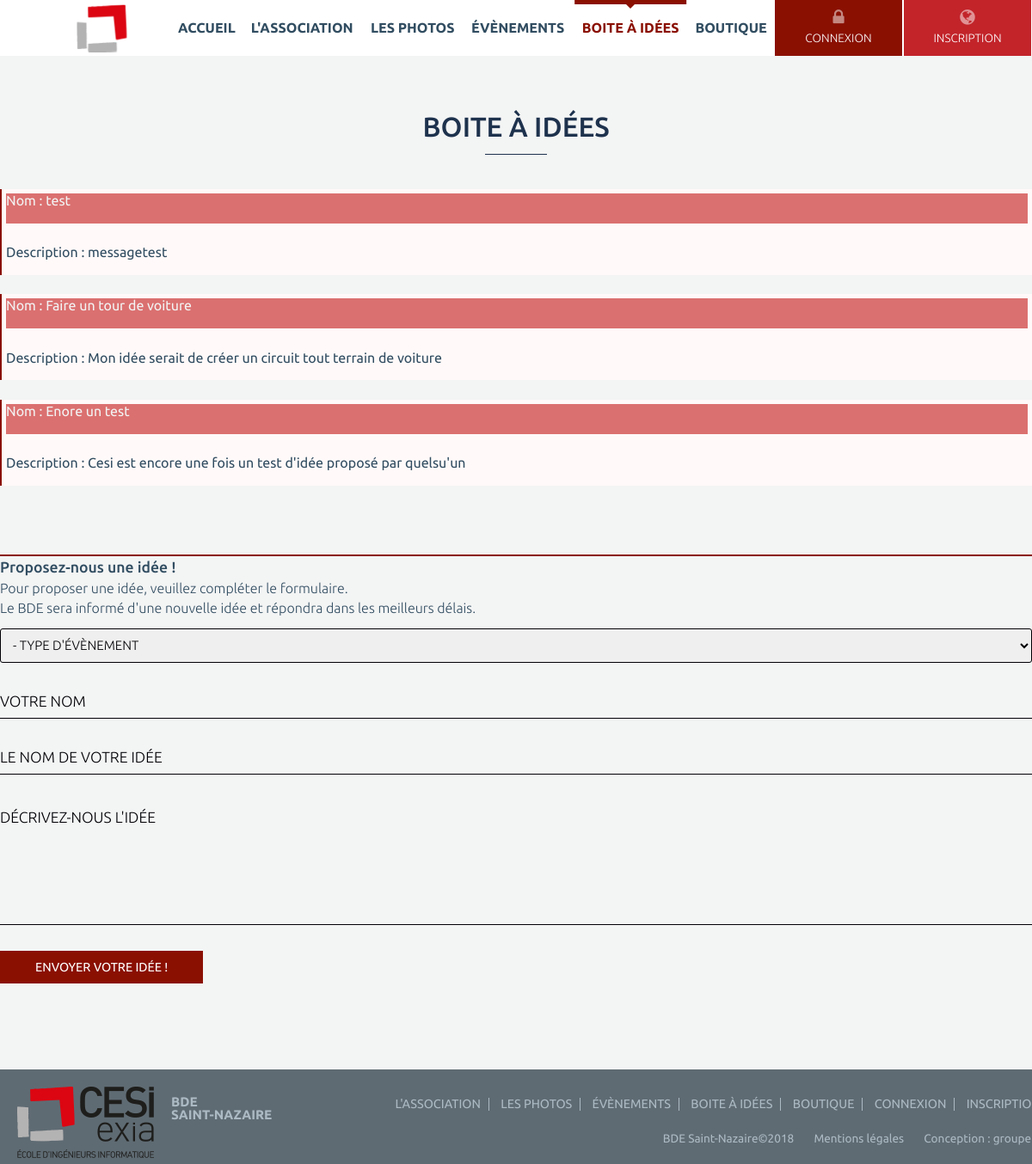
The page /box on the database its author committed.
### tables this page shows
CREATE TABLE `idees` (
  `Id` int(11) NOT NULL,
  `Nom` varchar(50) NOT NULL,
  `Description` text NOT NULL,
  `Votes` smallint(6) NOT NULL,
  `Votes_utilisateurs` text NOT NULL
);

### include/common.php (called while the page is built, shortened)
<?php
$page = '';
function init() {
    load_content();
}
function get_base_path() {
    $base_path = str_replace('index.php', '', $_SERVER['PHP_SELF']);
    return $base_path;
}
function load_content() {
    global $page;
    $pages = array(
        'accueil' => array(
            'title' => "accueil",
            'file' => 'accueil.php',
        ),
        'bde' => array(
            'title' => "bde",
            'file' => 'bde.php',
        ),
        'box' => array(
            'title' => "box",
            'file' => 'box.php',
        ),
        'event-list' => array(
            'title' => "event-list",
            'file' => 'event-list.php',
        ),
        'event.php' => array(
            'title' => "event.php",
            'file' => 'event.php',
        ),
        'photos' => array(
            'title' => "photos",
            'file' => 'photos.php',
        ),
        'register' => array(
            'title' => "register",
            'file' => 'register.php',
        ),
        'notice' => array(
            'title' => "notice",
            'file' => 'notice.php',
        ),
        'terms' => array(
            'title' => "terms",
            'file' => 'terms.php',
        ),
        'boutique' => array(
            'title' => "boutique",
            'file' => 'boutique.php',
        ),
    );
    if (array_key_exists($page, $pages)) {
        include (TEMPLATE_PATH . $pages[$page]['file']);
    } else {
        header('Location:' . get_base_path() . 'accueil');
    }
}

### pages/box.php (the view, shortened to what this page needs)
<?php
$bdd = new PDO('mysql:host=localhost;dbname=projetweb;charset=utf8', 'root', '');
    ?>
<section id="box">
    <div class="inner">
        <h2 class="actu-title">Boite à idées</h2>
        <div class="box-top">
            <div class="box-blocs" >
                <form method='POST' action=''>  <?php
                    $reponse = $bdd->query('SELECT * FROM idees');
                    while ($donnees = $reponse->fetch()) {
                        ?>
                        <div class="box-bloc">
                            <div class="idea-name">Nom :  <?php echo $donnees['Nom']; ?></div><br/>
                            Description : <?php echo $donnees['Description']; ?><br/>
                        </div><br/>
                        <?php
                    }
                    ?>
                </form>
            </div>
        </div>
        <div class="contact-form">
            <h3>Proposez-nous une idée !</h3>
            <p>
                Pour proposer une idée, veuillez compléter le formulaire.<br />
                Le BDE sera informé d'une nouvelle idée et répondra dans les meilleurs délais.</p>
            <div class="form-item alone">
                <select>
                    <option selected>- Type d'évènement</option>
                </select>
            </div>
            <div class="form-item">
                <input placeholder="Votre nom" class="form-text idea-center" type="text">
            </div>
            <div class="form-item">
                <input placeholder="Le nom de votre idée" class="form-text idea-name" type="text">
            </div>
            <div class="form-item form-type-textarea full">
                <textarea placeholder="Décrivez-nous l'idée" class="form-textarea idea-message"></textarea>
            </div>
            <div class="form-actions">
                <input class="button" value="Envoyer votre idée !" onclick="sendIdea();" type="submit">
            </div>
        </div>
    </div>
</section>

### css/gen/main-l.css (style rules this page uses)
.inner, .profile, .tabs { position: relative; width: 1200px; margin: 0 auto; }
section { clear: both; width: 100%; }
section .inner { overflow: hidden; }
body { overflow: hidden; position: relative; min-width: 1200px; width: 100%; margin: 0; padding: 0; color: #314d61; font: 300 100%/1.4em 'Ubuntu', sans-serif; background: #f3f4f4; }
p { margin: 0 0 .8em; }
h1, .actu-title { position: relative; padding: 60px 0 0 0; margin-bottom: 50px; color: #1e324d; font: 500 2em/1.4em 'Ubuntu', sans-serif; text-align: center; text-transform: uppercase; }
h1:after, .actu-title:after { position: absolute; content: ""; left: 50%; bottom: -10px; width: 6%; height: 1px; -webkit-transform: translate(-50%,0); -moz-transform: translate(-50%,0); -ms-transform: translate(-50%,0); -o-transform: translate(-50%,0); background: #1e324d; }
h2 { position: relative; font: 500 1.2em/1.2em "Ubuntu", sans-serif; }
h3 { font: 500 1.1em/1.5em 'Ubuntu', sans-serif; }
#box { padding: 0 0 50px; }
#box h3 { border-top: 2px solid #8A1002; }
#box .box-top { position: relative; overflow: hidden; width: 100%; height: 400px; overflow-y: scroll; }
#box .box-top .box-bloc { position: relative; background: #FFF9F9; border-left: 2px solid #8A1002; padding: 5px; overflow-y: auto; height: 100px; }
#box .box-top .box-bloc .idea-name { font: 400 1em/1em 'Ubuntu'; color: #f3f4f4; position: relative; background: #db7070; height: 35px; }
#box .contact-form { padding: 25px 0 50px 0; }
input[type=text], input[type=email], input[type=number], input[type=password], input[type=date], input[type=tel], textarea, .form-textarea-wrapper textarea { margin: 0 0 25px; width: 100%; height: 40px; padding: 0; font: 300 1.1em/1.4em 'Ubuntu', sans-serif; color: #010005; background: none; border: 0; border-bottom: 1px solid #010005; }
textarea, .form-textarea-wrapper textarea { width: 100%; height: 150px; padding: 5px 0; }
select { width: 100%; height: 40px; padding: 0 10px; margin: 0 0 25px; color: #010005; border: none; border-radius: 3px; border: 1px solid #010005; cursor: pointer; font: 100 .95em/39px 'Ubuntu', sans-serif; text-transform: uppercase; }
input[type=submit] { position: relative; display: inline-block; padding: 0 40px; font: 400 .9em/36px 'Ubuntu', sans-serif; color: #FFF; text-decoration: none; background: #8A1002; border: 1px solid #8A1002; cursor: pointer; text-transform: uppercase; }

### rows shown on the page
idees: Nom "test", Description "messagetest"
idees: Nom "Faire un tour de voiture", Description "Mon idée serait de créer un circuit tout terrain de voiture"
idees: Nom "Enore un test", Description "Cesi est encore une fois un test d'idée proposé par quelsu'un"
